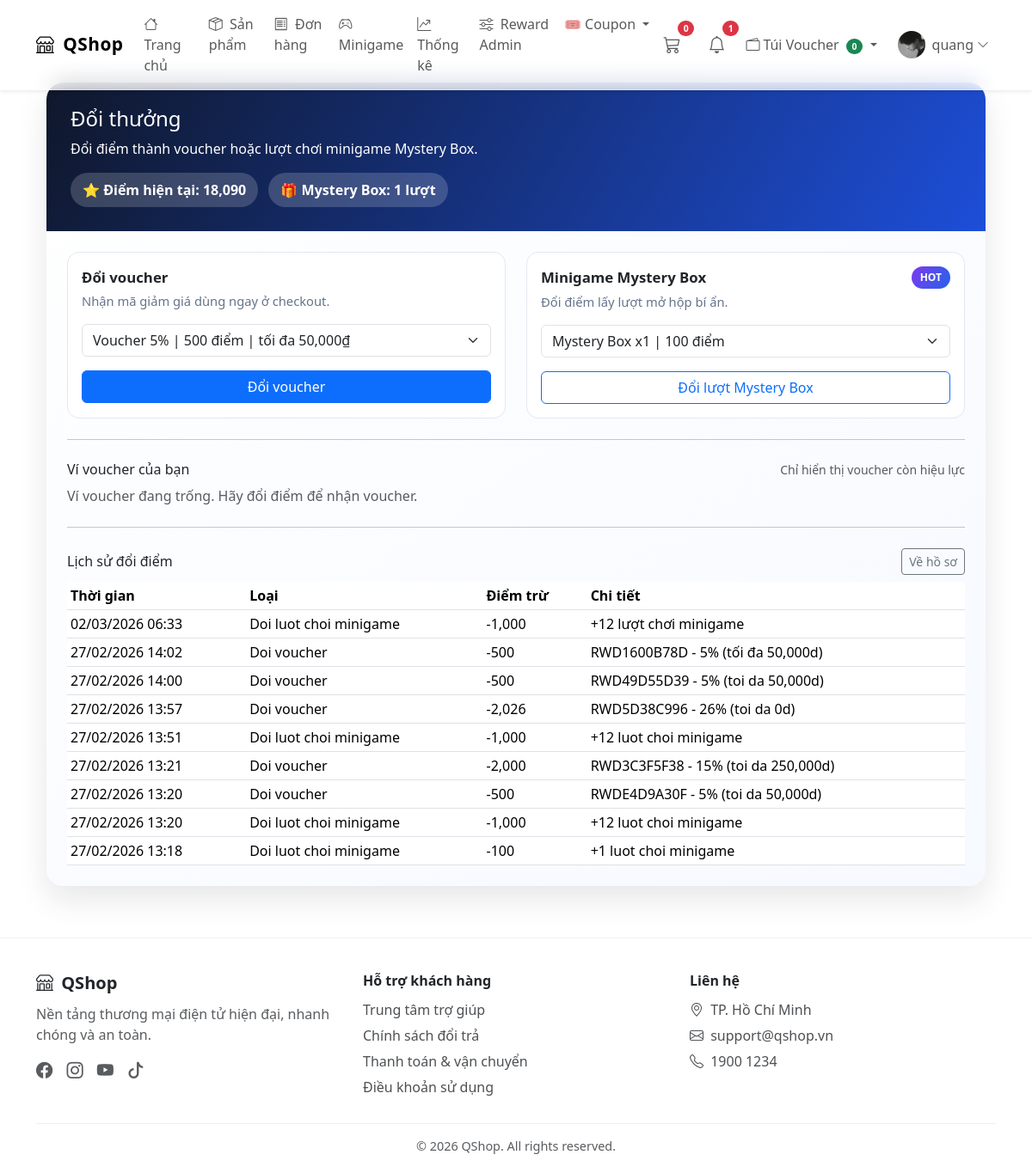
The page /users/rewards/ (signed in) on the database its author committed.
### users/models.py (models this page shows, shortened)
class Profile(models.Model):
    user = models.OneToOneField(settings.AUTH_USER_MODEL , on_delete=models.CASCADE)
    photo = models.ImageField(upload_to='users/%Y/%m/%d/', blank=True)
    phone = models.CharField(max_length=20, blank=True)
    address = models.TextField(blank=True)
    latitude = models.FloatField(null=True, blank=True)
    longitude = models.FloatField(null=True, blank=True)
    points = models.IntegerField(default=0)
    lifetime_points = models.IntegerField(default=0)
    minigame_plays = models.IntegerField(default=0)
    standard_voucher_pity = models.PositiveSmallIntegerField(default=0)
    premium_voucher_pity = models.PositiveSmallIntegerField(default=0)
    refund_wallet_balance = models.PositiveIntegerField(default=0)
    RANK_NEWBIE = "Newbie"
    RANK_EXPLORER = "Explorer"
    RANK_SHOPPER = "Shopper"
    RANK_REGULAR = "Regular"
    RANK_PREMIUM = "Premium"
    RANK_GOLD = "Gold Buyer"
    RANK_PLATINUM = "Platinum Buyer"
    RANK_DIAMOND = "Diamond Buyer"
    RANK_ELITE = "Elite Buyer"
    RANK_LEGEND = "Legend Buyer"
    RANK_CHOICES = (
        (RANK_NEWBIE, "Newbie"),
        (RANK_EXPLORER, "Explorer"),
        (RANK_SHOPPER, "Shopper"),
        (RANK_REGULAR, "Regular"),
        (RANK_PREMIUM, "Premium"),
        (RANK_GOLD, "Gold Buyer"),
        (RANK_PLATINUM, "Platinum Buyer"),
        (RANK_DIAMOND, "Diamond Buyer"),
        (RANK_ELITE, "Elite Buyer"),
        (RANK_LEGEND, "Legend Buyer"),
    )
    rank = models.CharField(
        max_length=30,
        choices=RANK_CHOICES,
        default=RANK_NEWBIE
    )

class PointExchange(models.Model):
    TYPE_VOUCHER = "VOUCHER"
    TYPE_MINIGAME = "MINIGAME"
    TYPE_CHOICES = (
        (TYPE_VOUCHER, "Doi voucher"),
        (TYPE_MINIGAME, "Doi luot choi minigame"),
    )
    user = models.ForeignKey(
        settings.AUTH_USER_MODEL,
        on_delete=models.CASCADE,
        related_name="point_exchanges"
    )
    exchange_type = models.CharField(max_length=20, choices=TYPE_CHOICES)
    points_spent = models.PositiveIntegerField()
    note = models.CharField(max_length=255, blank=True)
    created_at = models.DateTimeField(auto_now_add=True)
    class Meta:
        ordering = ("-created_at",)

### users/views.py (the view)
# urls.py: path('rewards/', views.rewards, name='rewards'),
@login_required
def rewards(request):
    profile_obj = update_user_rank_realtime(request.user)
    now = timezone.now()
    expiring_24h = Coupon.objects.filter(
        owner=request.user,
        active=True,
        valid_to__gt=now,
        valid_to__lte=now + timedelta(hours=24)
    )
    expiring_72h = Coupon.objects.filter(
        owner=request.user,
        active=True,
        valid_to__gt=now + timedelta(hours=24),
        valid_to__lte=now + timedelta(hours=72)
    )
    owned_vouchers = (
        Coupon.objects
        .filter(
            owner=request.user,
            active=True,
            valid_from__lte=now,
            valid_to__gte=now
        )
        .exclude(couponusage__user=request.user)
        .order_by("valid_to")
    )
    context = {
        "points": profile_obj.points,
        "minigame_plays": profile_obj.minigame_plays,
        "voucher_options": RewardVoucherOption.objects.filter(active=True).order_by("sort_order", "id"),
        "minigame_options": MINIGAME_OPTIONS,
        "owned_vouchers": owned_vouchers,
        "expiring_24h" : expiring_24h,
        "expiring_72h" : expiring_72h,
        "recent_exchanges": request.user.point_exchanges.all()[:10],
    }
    return render(request, "users/rewards.html", context)

### users/templates/users/rewards.html (shortened to what this page needs)
{% extends "users/base.html" %}
{% load humanize %}
{% block content %}
<div class="container mt-4 mb-5">
  <div class="reward-shell">
    <div class="reward-header">
      <h4 class="mb-2">Đổi thưởng</h4>
      <p class="mb-3">Đổi điểm thành voucher hoặc lượt chơi minigame Mystery Box.</p>
      <span class="reward-chip">⭐ Điểm hiện tại: {{ points|intcomma }}</span>
      <span class="reward-chip">🎁 Mystery Box: {{ minigame_plays|intcomma }} lượt</span>
    </div>
    <div class="p-4">
      <div class="row g-4">
        <div class="col-lg-6">
          <div class="reward-card p-3 h-100">
            <div class="reward-title mb-1">Đổi voucher</div>
            <div class="reward-sub mb-3">Nhận mã giảm giá dùng ngay ở checkout.</div>
            <form method="post" action="{% url 'users:redeem_points_voucher' %}">
              {% if voucher_options %}
              <select name="voucher_option" class="form-select mb-3">
                {% for option in voucher_options %}
                <option value="{{ option.id }}">
                  {{ option.name }} | {{ option.cost_points|intcomma }} điểm | tối đa {{ option.max_discount|intcomma }}₫
                </option>
                {% endfor %}
              </select>
              <button class="btn btn-primary w-100">Đổi voucher</button>
              {% else %}
              <div class="text-muted">Hiện chưa có gói voucher do admin cấu hình.</div>
              {% endif %}
            </form>
          </div>
        </div>
        <div class="col-lg-6">
          <div class="reward-card p-3 h-100">
            <div class="d-flex justify-content-between align-items-center mb-1">
              <div class="reward-title">Minigame Mystery Box</div>
              <span class="mbox-badge">HOT</span>
            </div>
            <div class="reward-sub mb-3">Đổi điểm lấy lượt mở hộp bí ẩn.</div>
            <form method="post" action="{% url 'users:redeem_points_minigame' %}">
              <select name="minigame_option" class="form-select mb-3">
                {% for option in minigame_options %}
                <option value="{{ option.key }}">
                  {{ option.label }} | {{ option.cost|intcomma }} điểm
                </option>
                {% endfor %}
              </select>
              <button class="btn btn-outline-primary w-100">Đổi lượt Mystery Box</button>
            </form>
          </div>
        </div>
      </div>
      <hr class="my-4">
      <div class="d-flex justify-content-between align-items-center mb-2">
        <h6 class="mb-0">Ví voucher của bạn</h6>
        <span class="text-muted small">Chỉ hiển thị voucher còn hiệu lực</span>
      </div>
      {% if owned_vouchers %}
      <div class="row g-3 mb-4">
        {% for v in owned_vouchers %}
        <div class="col-md-6 col-xl-4">
          <div class="reward-card p-3 h-100">
            <div class="d-flex justify-content-between align-items-start mb-2">
              <div>
                <div class="reward-title">{{ v.discount }}% OFF</div>
                <div class="reward-sub">Tối đa {{ v.max_discount|intcomma }}₫</div>
              </div>
              <span class="badge text-bg-success">Sẵn sàng</span>
            </div>
            <div class="small mb-2">
              Mã: <code>{{ v.code }}</code>
            </div>
            <div class="small text-muted">
              Hạn dùng: {{ v.valid_to|date:"d/m/Y H:i" }}
            </div>
          </div>
        </div>
        {% endfor %}
      </div>
      {% else %}
      <div class="text-muted mb-4">Ví voucher đang trống. Hãy đổi điểm để nhận voucher.</div>
      {% endif %}
      <hr class="my-4">
      <div class="d-flex justify-content-between align-items-center mb-2">
        <h6 class="mb-0">Lịch sử đổi điểm</h6>
        <a href="{% url 'users:profile' %}" class="btn btn-sm btn-outline-secondary">Về hồ sơ</a>
      </div>
      {% if recent_exchanges %}
      <div class="table-responsive">
        <table class="table table-sm align-middle mb-0">
          <thead>
            <tr>
              <th>Thời gian</th>
              <th>Loại</th>
              <th>Điểm trừ</th>
              <th>Chi tiết</th>
            </tr>
          </thead>
          <tbody>
            {% for item in recent_exchanges %}
            <tr>
              <td>{{ item.created_at|date:"d/m/Y H:i" }}</td>
              <td>{{ item.get_exchange_type_display }}</td>
              <td>-{{ item.points_spent|intcomma }}</td>
              <td>{{ item.note }}</td>
            </tr>
            {% endfor %}
          </tbody>
        </table>
      </div>
      {% else %}
      <div class="text-muted">Chưa có lịch sử đổi điểm.</div>
      {% endif %}
    </div>
  </div>
</div>
{% endblock %}

### users/templates/users/base.html (shortened to what this page needs)
<!doctype html>
{% load static %}
<html lang="vi">
  <head>
    <link
      href="https://cdn.jsdelivr.net/npm/bootstrap@5.3.8/dist/css/bootstrap.min.css"
      rel="stylesheet"
    />
    <link
      rel="stylesheet"
      href="https://cdn.jsdelivr.net/npm/bootstrap-icons@1.11.1/font/bootstrap-icons.css"
    />
  </head>
  <body>
    <nav class="navbar navbar-expand-lg fixed-top glass-nav shadow-sm">
      <div class="container">
        <a class="navbar-brand brand-logo" href="{% url 'shops:index' %}">
          <i class="bi bi-shop me-1"></i> QShop
        </a>
        <div class="collapse navbar-collapse" id="navbar">
          <ul class="navbar-nav me-auto">
            <li class="nav-item">
              <a class="nav-link" href="{% url 'shops:index' %}">
                <i class="bi bi-house me-1"></i> Trang chủ
              </a>
            </li>
            <li class="nav-item">
              <a class="nav-link" href="{% url 'shops:product' %}">
                <i class="bi bi-box-seam me-1"></i> Sản phẩm
              </a>
            </li>
            <li class="nav-item">
              <a class="nav-link" href="{% url 'shops:order_history' %}">
                <i class="bi bi-receipt me-1"></i> Đơn hàng
              </a>
            </li>
            <li class="nav-item">
              <a class="nav-link" href="{% url 'users:minigame' %}">
                <i class="bi bi-controller me-1"></i> Minigame
              </a>
            </li>
            {% if request.user.is_authenticated %}
            {% if request.user.is_staff or request.user.is_superuser %}
            <li class="nav-item">
              <a class="nav-link" href="{% url 'shops:shop_stats' %}">
                <i class="bi bi-graph-up-arrow me-1"></i> Thống kê
              </a>
            </li>
            <li class="nav-item">
              <a class="nav-link" href="{% url 'users:reward_admin_console' %}">
                <i class="bi bi-sliders me-1"></i> Reward Admin
              </a>
            </li>
            {% endif %}
            {% endif %}
            {% if user.is_authenticated and perms.shops.view_coupon %}
            <li class="nav-item dropdown">
              <a
                class="nav-link dropdown-toggle"
                href="#"
                role="button"
                data-bs-toggle="dropdown"
              >
                🎟️ Coupon
              </a>
            </li>
            {% endif %}
          </ul>
          <ul class="navbar-nav ms-auto align-items-center">
            <li class="nav-item me-3 position-relative">
              <a class="nav-link" href="{% url 'shops:cart_detail' %}">
                <i class="bi bi-cart3 fs-5"></i>
                <span
                  id="cart-count"
                  class="badge bg-danger rounded-pill cart-badge"
                  >{{ cart_items_count }}</span
                >
              </a>
            </li>
            {% if request.user.is_authenticated %}
            <li class="nav-item dropdown me-2">
              <a
                class="nav-link position-relative"
                href="#"
                role="button"
                data-bs-toggle="dropdown"
                data-notification-dropdown="true"
              >
                <i class="bi bi-bell fs-5"></i>
                {% if navbar_unread_notifications_count %}
                <span class="badge bg-danger rounded-pill cart-badge"
                  >{{ navbar_unread_notifications_count }}</span
                >
                {% endif %}
              </a>
            </li>
            <li class="nav-item dropdown me-2">
              <a
                class="nav-link dropdown-toggle"
                href="#"
                role="button"
                data-bs-toggle="dropdown"
              >
                <i class="bi bi-wallet2 me-1"></i>Túi Voucher
                <span class="badge bg-success rounded-pill mini-badge">{{ navbar_owned_vouchers_count }}</span>
              </a>
            </li>
            <li class="nav-item dropdown">
              <a
                class="nav-link d-flex align-items-center"
                data-bs-toggle="dropdown"
                href="#"
              >
                <img
                  src="{% if request.user.profile.photo %}{{ request.user.profile.photo.url }}{% else %}https://i.pravatar.cc/150?u={{ request.user.id }}{% endif %}"
                  class="rounded-circle me-2"
                  width="32"
                  height="32"
                  style="object-fit: cover"
                />
                {{ request.user.username }}
                <i class="bi bi-chevron-down ms-1 small"></i>
              </a>
            </li>
            {% endif %}
          </ul>
        </div>
      </div>
    </nav>
    <main class="container pt-5 mt-4">
       {% block content %}{% endblock %}
    </main>
    <footer class="site-footer">
      <div class="container">
        <div class="row g-4">
          <div class="col-md-4">
            <h5 class="footer-title"><i class="bi bi-shop me-1"></i> QShop</h5>
            <p class="text-muted">
              Nền tảng thương mại điện tử hiện đại, nhanh chóng và an toàn.
            </p>
            <div class="social-icons mt-2">
              <a href="#"><i class="bi bi-facebook"></i></a>
              <a href="#"><i class="bi bi-instagram"></i></a>
              <a href="#"><i class="bi bi-youtube"></i></a>
              <a href="#"><i class="bi bi-tiktok"></i></a>
            </div>
          </div>
          <div class="col-md-4">
            <h6 class="footer-title">Hỗ trợ khách hàng</h6>
            <a href="#" class="footer-link">Trung tâm trợ giúp</a>
            <a href="#" class="footer-link">Chính sách đổi trả</a>
            <a href="#" class="footer-link">Thanh toán & vận chuyển</a>
            <a href="#" class="footer-link">Điều khoản sử dụng</a>
          </div>
          <div class="col-md-4">
            <h6 class="footer-title">Liên hệ</h6>
            <div class="footer-link">
              <i class="bi bi-geo-alt me-1"></i> TP. Hồ Chí Minh
            </div>
            <div class="footer-link">
              <i class="bi bi-envelope me-1"></i> support@qshop.vn
            </div>
            <div class="footer-link">
              <i class="bi bi-telephone me-1"></i> 1900 1234
            </div>
          </div>
        </div>
        <div class="footer-bottom text-center mt-4">
          © {{ now|default:"2026" }} QShop. All rights reserved.
        </div>
      </div>
    </footer>
  </body>
</html>

### rows shown on the page
PointExchange: created_at "02/03/2026 06:33", exchange_type "Doi luot choi minigame", points_spent "1,000", note "+12 lượt chơi minigame"
PointExchange: created_at "27/02/2026 14:02", exchange_type "Doi voucher", points_spent "500", note "RWD1600B78D - 5% (tối đa 50,000d)"
PointExchange: created_at "27/02/2026 14:00", exchange_type "Doi voucher", points_spent "500", note "RWD49D55D39 - 5% (toi da 50,000d)"
PointExchange: created_at "27/02/2026 13:57", exchange_type "Doi voucher", points_spent "2,026", note "RWD5D38C996 - 26% (toi da 0d)"
PointExchange: created_at "27/02/2026 13:51", exchange_type "Doi luot choi minigame", points_spent "1,000", note "+12 luot choi minigame"
PointExchange: created_at "27/02/2026 13:21", exchange_type "Doi voucher", points_spent "2,000", note "RWD3C3F5F38 - 15% (toi da 250,000d)"
PointExchange: created_at "27/02/2026 13:20", exchange_type "Doi voucher", points_spent "500", note "RWDE4D9A30F - 5% (toi da 50,000d)"
PointExchange: created_at "27/02/2026 13:20", exchange_type "Doi luot choi minigame", points_spent "1,000", note "+12 luot choi minigame"
PointExchange: created_at "27/02/2026 13:18", exchange_type "Doi luot choi minigame", points_spent "100", note "+1 luot choi minigame"

### other values the page prints
{{ cart_items_count }} "0"
{{ navbar_unread_notifications_count }} "1"
{{ navbar_owned_vouchers_count }} "0"
{{ request.user.username }} "quang"
{{ points|intcomma }} "18,090"
{{ minigame_plays|intcomma }} "1"
form field voucher_option "Voucher 5% | 500 điểm | tối đa 50,000₫"
form field minigame_option "Mystery Box x1 | 100 điểm"
